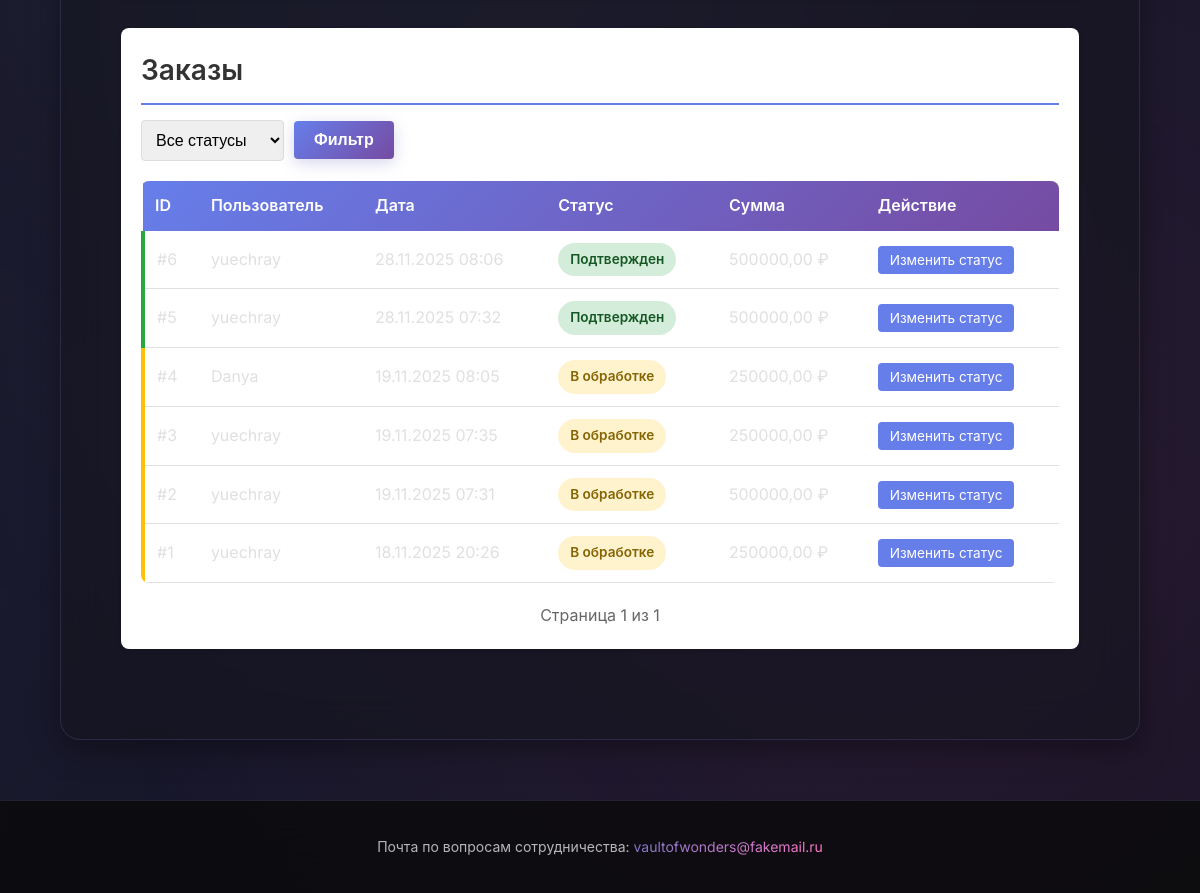
The page /manager-dashboard/ (signed in, lower part) on the database as committed earlier.
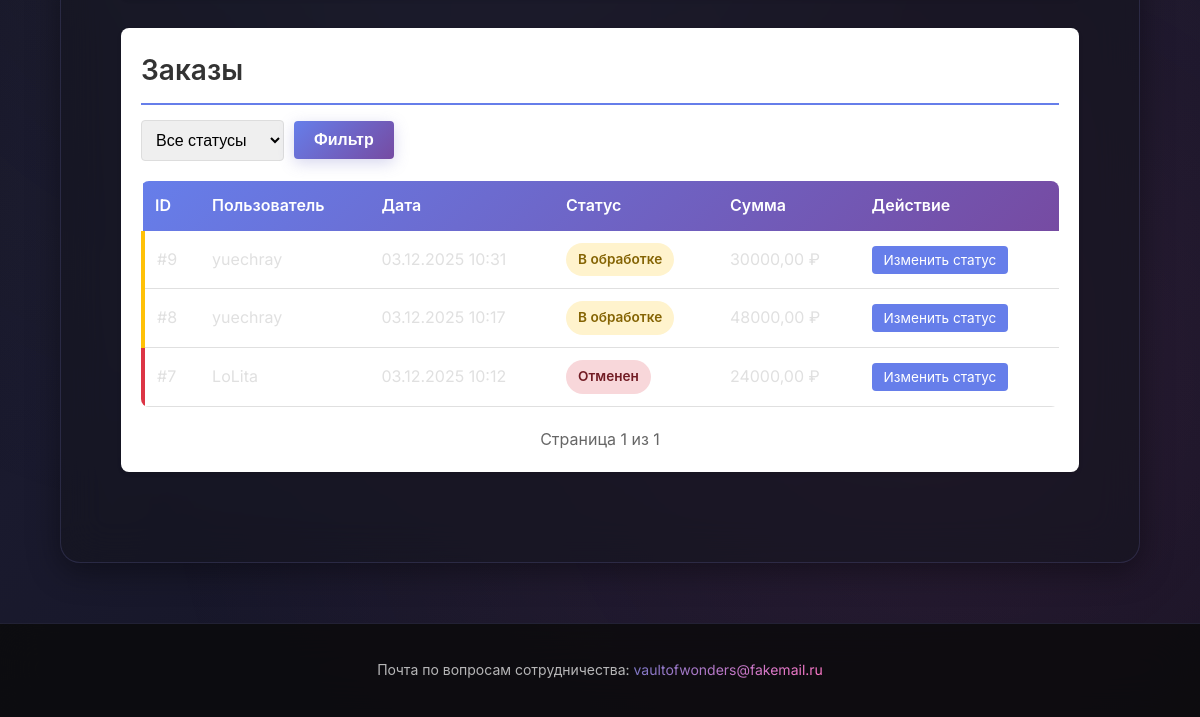
The same page on the database as committed later.
### app/models.py (models this page shows, shortened)
class Order(models.Model):
    STATUS_CHOICES = [
        ('processing', 'В обработке'),
        ('confirmed', 'Подтвержден'),
        ('completed', 'Завершен'),
        ('cancelled', 'Отменен'),
    ]
    user = models.ForeignKey(User, on_delete=models.CASCADE, verbose_name="Пользователь")
    items = models.ManyToManyField(CartItem, verbose_name="Товары")
    total_price = models.DecimalField('Общая стоимость', max_digits=10, decimal_places=2)
    date_created = models.DateTimeField(default=timezone.now, verbose_name="Дата создания")
    is_paid = models.BooleanField('Оплачен', default=False)
    status = models.CharField('Статус заказа', max_length=20, choices=STATUS_CHOICES, default='processing')
    class Meta:
        verbose_name = "Заказ"
        verbose_name_plural = "Заказы"

### app/views.py (the view)
# urls.py: path('manager-dashboard/', views.manager_dashboard, name='manager_dashboard'),
def manager_dashboard(request):
    if not can_manage_orders(request.user):
        return redirect('main')
    users = User.objects.all().order_by('username')
    search = request.GET.get('search')
    selected_user_id = request.GET.get('user_id')
    status_filter = request.GET.get('status')
    if search:
        users = users.filter(username__icontains=search)
    orders = Order.objects.all().order_by('-date_created')
    if selected_user_id:
        orders = orders.filter(user_id=selected_user_id)
    if status_filter:
        orders = orders.filter(status=status_filter)
    paginator = Paginator(orders, 10)
    page_number = request.GET.get("page")
    page_obj = paginator.get_page(page_number)
    context = {
        'users': users,
        'page_obj': page_obj,
        'user': request.user,
        'title': 'Панель менеджера',
        'status_choices': Order.STATUS_CHOICES,
        'current_status': status_filter,
        'selected_user_id': selected_user_id,
        'search': search
    }
    return render(request, 'manager_dashboard.html', context)

### app/helpers.py (called while the page is built)
def is_admin_or_manager(user):
    if not user.is_authenticated:
        return False
    return user.is_superuser or is_manager(user)

def can_manage_orders(user):
    return is_admin_or_manager(user)

### app/templates/manager_dashboard.html (shortened to what this page needs)
{% extends 'base.html' %}
{% load static %}
{% block content %}
<link href="{% static 'styles/manager_dashboard.css' %}" rel="stylesheet">
<div class="manager-dashboard">
    <div class="dashboard-container">
        <div class="orders-section">
            <h3>Заказы</h3>
            <div class="orders-filter">
                <form method="GET" class="filter-form">
                    <select name="status" class="filter-select">
                        <option value="">Все статусы</option>
                    </select>
                    <button type="submit" class="btn btn-primary">Фильтр</button>
                </form>
            </div>
            {% if page_obj %}
                <table class="orders-table">
                    <thead>
                        <tr>
                            <th>ID</th>
                            <th>Пользователь</th>
                            <th>Дата</th>
                            <th>Статус</th>
                            <th>Сумма</th>
                            <th>Действие</th>
                        </tr>
                    </thead>
                    <tbody>
                        {% for order in page_obj %}
                            <tr class="order-row status-{{ order.status }}">
                                <td>#{{ order.id }}</td>
                                <td>{{ order.user.username }}</td>
                                <td>{{ order.date_created|date:"d.m.Y H:i" }}</td>
                                <td>
                                    <span class="status-badge status-{{ order.status }}">
                                        {{ order.get_status_display }}
                                    </span>
                                </td>
                                <td>{{ order.total_price }} ₽</td>
                                <td>
                                    <a href="{% url 'change_order_status' order.id %}" class="btn-action">Изменить статус</a>
                                </td>
                            </tr>
                        {% endfor %}
                    </tbody>
                </table>
                <div class="pagination">
                    <span class="page-info">
                        Страница {{ page_obj.number }} из {{ page_obj.paginator.num_pages }}
                    </span>
                </div>
            {% else %}
                <div class="empty-message">
                    <p>Заказы не найдены</p>
                </div>
            {% endif %}
        </div>
    </div>
</div>
{% endblock %}

Rows that differ between the two databases and show on the page:
removed Order: id "6", user.username "yuechray", date_created "28.11.2025 08:06", status "Подтвержден", total_price "500000,00"
removed Order: id "5", user.username "yuechray", date_created "28.11.2025 07:32", status "Подтвержден", total_price "500000,00"
removed Order: id "4", user.username "Danya", date_created "19.11.2025 08:05", status "В обработке", total_price "250000,00"
removed Order: id "3", user.username "yuechray", date_created "19.11.2025 07:35", status "В обработке", total_price "250000,00"
removed Order: id "2", user.username "yuechray", date_created "19.11.2025 07:31", status "В обработке", total_price "500000,00"
removed Order: id "1", user.username "yuechray", date_created "18.11.2025 20:26", status "В обработке", total_price "250000,00"
added Order: id "9", user.username "yuechray", date_created "03.12.2025 10:31", status "В обработке", total_price "30000,00"
added Order: id "8", user.username "yuechray", date_created "03.12.2025 10:17", status "В обработке", total_price "48000,00"
added Order: id "7", user.username "LoLita", date_created "03.12.2025 10:12", status "Отменен", total_price "24000,00"
